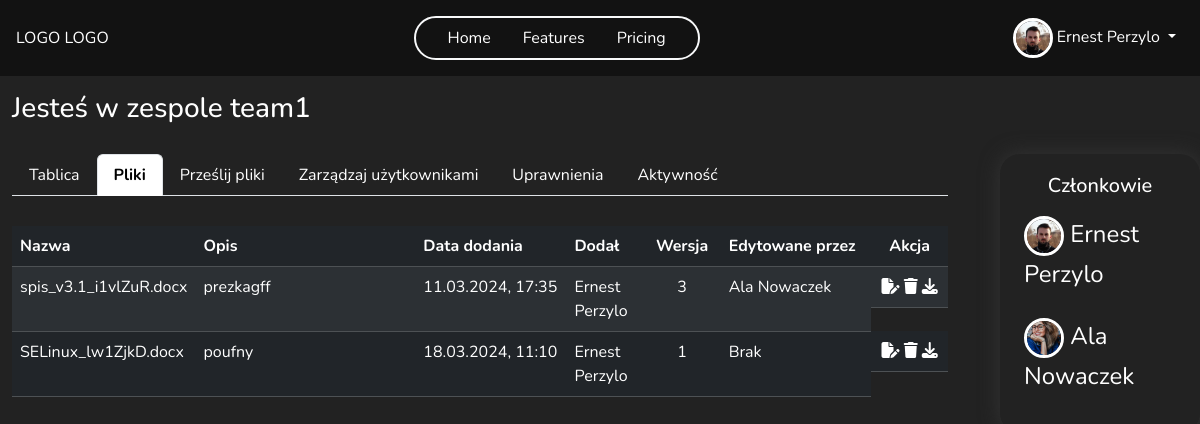
The page /team/5/files (signed in) on the database its author committed.
### main/models.py (models this page shows, shortened)
class Profile(models.Model):
    user = models.OneToOneField(User, on_delete=models.CASCADE)
    image = models.ImageField(default='default.jpg', upload_to=UniqueFileName('profile_pics'))
    bio = models.TextField(max_length=500, blank=True, null=True)
    country = CountryField(default = 'PL')
    age = models.PositiveSmallIntegerField(blank=True, null=True)
    phone_number = models.CharField(max_length=20, blank=True, null=True)
    website = models.CharField(max_length=255, blank=True, null=True)

class Team(models.Model):
    name = models.CharField(max_length=255)
    founder = models.ForeignKey(User, on_delete=models.CASCADE, related_name='team_founder')
    members = models.ManyToManyField(User, through='TeamMembership', related_name='team_member', blank=True)
    key = models.OneToOneField(Key, on_delete=models.SET_NULL, null=True, blank=True, related_name='team_key', unique=True)
    def get_members(self):
        return TeamMembership.objects.filter(team=self)
    class Meta:
        permissions = [
            ("add_new_member", "Can add new team memeber"),
            ("delete_member", "Can delete team memeber"),
            ("manage_perms", "Can manage all permission in team"),
            ("view_logs", "Can see team logs")
        ]

class File(models.Model):
    PRIVACY_CHOICES = [
        ('public', 'Publiczny'),
        ('confidencial', 'Poufny'),
        ('secret', 'Tajny')
    ]
    class Meta:
        permissions = [
            ('download_file', 'Can download file'),
            ('view_confidencial', 'Can view confidencial files'),
            ('edit_confidencial', 'Can edit confidencial files'),
            ('download_confidencial', 'Can download confidencial files'),
            ('view_secret', 'Can view secret files'),
            ('edit_secret', 'Can edit secret files'),
            ('download_secret', 'Can download secret files'),
        ]
    description = models.CharField(max_length=255)
    author = models.ForeignKey(User, on_delete=models.CASCADE)
    team = models.ForeignKey(Team, on_delete=models.CASCADE)
    file = models.FileField(upload_to=upload_to_team_folder, storage=gd_storage, validators=[CustomFileExtensionValidator(['pdf', 'doc', 'docx'])])
    upload_date = models.DateTimeField(default=timezone.now)
    version = models.SmallIntegerField(default=1)
    last_editor = models.ForeignKey(User, on_delete=models.SET_NULL, null=True, blank=True, related_name='last_edited_files')
    privacy_level = models.CharField(max_length=12, choices=PRIVACY_CHOICES, default='public')
    def get_file_name(self):
        return os.path.basename(self.file.name)
    def download(self, request):
        if self.team.key:
            fernet_team = self.get_team_key()
            encrypt_content = self.file.read()
            decrypted_content = fernet_team.decrypt(encrypt_content)
            mime_type, _ = guess_type(self.file.name)
            response = HttpResponse(decrypted_content, content_type=mime_type)
            response['Content-Disposition'] = f'attachment; filename="{os.path.basename(self.file.name)}"'
        return response

class TeamMembership(models.Model):
    user = models.ForeignKey(User, on_delete=models.CASCADE)
    team = models.ForeignKey(Team, on_delete=models.CASCADE)
    groups = models.ManyToManyField(Group)
    def get_fullname_member(self):
        return f'{self.user.get_full_name()}'

### main/views.py (the view, shortened to what this page needs)
# urls.py: path('team/<int:id>/files', views.team_files, name='team_files'),
@login_required
def team_files(request, id):
    team, members = get_team_and_members(id)
    if request.user.is_authenticated:
        user = request.user
        user_permissions = get_user_perms(user, team)
    view_file_perms = check_perms(user, team, 'view_file')
    view_confidencial_perms = check_perms(user, team, 'view_confidencial')
    view_secret_perms = check_perms(user, team, 'view_secret')
    if view_file_perms and view_confidencial_perms and view_secret_perms:
        files = File.objects.filter(team=team)
    context = {'team': team, 'files': files, 'user':user, 'members': members, 'user_permissions':user_permissions}
    return render(request, 'teams/team_files.html', context=context)

### main/permission_tools.py (called while the page is built)
def check_perms(user, team, codename):
    team_membership = TeamMembership.objects.filter(user=user, team=team).first()
    if team_membership:
        if team_membership.groups.filter(permissions__codename=codename).exists():
            return True
        return False
    else:
        raise Http404("Nie należysz do tego zespołu!!!")

def get_user_perms(user, team):
    team_membership = TeamMembership.objects.filter(user=user, team=team).first()
    user_permissions = []
    if team_membership:
        group = team_membership.groups.first()
        if group:
            user_permissions += list(group.permissions.values_list('codename', flat=True))
    return user_permissions

### main/views.py (called while the page is built)
def get_team_and_members(id):
    team = get_object_or_404(Team, pk=id)
    members = team.get_members()
    return team, members

### main/templates/teams/team_files.html (shortened to what this page needs)
{% extends "teams/team_board.html" %}
{% load crispy_forms_tags %}
{% block navbar %}
    {% include 'main/navbar.html' %}
{% endblock navbar %}
{% block team-content %}
<table class="table table-striped table-dark ">
  <thead>
    <tr>
      <th class="col-2" scope="col">Nazwa</th>
      <th class="col-3" scope="col">Opis</th>
      <th class="col-2" scope="col">Data dodania</th>
      <th class="col-1" scope="col">Dodał</th>
      <th class="col-1 text-center" scope="col">Wersja</th>
      <th class="col-2" scope="col">Edytowane przez</th>
      <th class="col-1 text-center" scope="col">Akcja</th>
    </tr>
  </thead>
  <tbody>
    {% for file in files %}
      <tr>
        <td>{{file.get_file_name}}</td>
        <td>{{file.description}}</td>
        <td>{{file.upload_date|date:"d.m.Y"}}, {{file.upload_date|time:"H:i"}}</td>
        <td>{{file.author.get_full_name}}</td>
        <td class="text-center">{{file.version}}</td>
        <td>
          {% if file.last_editor %}
            {{ file.last_editor.get_full_name }}
          {% else %}
              Brak
          {% endif %}
        </td>
        <td class="d-flex justify-content-around  ">
          {% if 'edit_confidencial' in user_permissions and file.privacy_level == 'confidencial' or user == file.author%}
            <a href="{% url 'edit_file' team.id file.id %}" class="text-white"><i class="fa-solid fa-file-pen"></i></a>
          {% elif 'edit_secret' in user_permissions and file.privacy_level == 'secret' or user == file.author %}
            <a href="{% url 'edit_file' team.id file.id %}" class="text-white"><i class="fa-solid fa-file-pen"></i></a>
          {% elif 'change_file' in user_permissions and file.privacy_level == 'public' or user == file.author %}
            <a href="{% url 'edit_file' team.id file.id %}" class="text-white"><i class="fa-solid fa-file-pen"></i></a>
          {% endif %}
          {% if user == file.author or 'delete_file' in user_permissions%}
          <a  data-bs-toggle="modal" data-bs-target="#confirmDeleteModal"><i class="fa-solid fa-trash"></i></a>
          {% endif %}
          {% if 'download_confidencial' in user_permissions and file.privacy_level == 'confidencial' %}
           <a href="{% url 'download_file' file.id %}" class="text-white" target="_blank"><i class="fa-solid fa-download"></i></a>
          {% elif 'download_secret' in user_permissions and file.privacy_level == 'secret' %}
           <a href="{% url 'download_file' file.id %}" class="text-white" target="_blank"><i class="fa-solid fa-download"></i></a>
          {% elif 'download_file' in user_permissions and file.privacy_level == 'public' %}
            <a href="{% url 'download_file' file.id %}" class="text-white" target="_blank"><i class="fa-solid fa-download"></i></a>
          {% endif %}
        </td>
      </tr>
    {% endfor %}
  </tbody>
</table>
{% endblock %}

### main/templates/teams/team_board.html (shortened to what this page needs)
{% extends "main/base.html" %}
{% load crispy_forms_tags %}
{% block content %}
<div class="container-fluid team-container ">
  <h3 class="mt-3">Jesteś w zespole {{team.name}}</h3>
    <div class="row ">
        <div class="col-10 team-col">
            <ul class="nav nav-tabs">
                <li class="nav-item">
                  <a class="nav-link" aria-current="page" href="{% url 'team_board' team.id %}">Tablica</a>
                </li>
                <li class="nav-item">
                  <a class="nav-link" href="{% url 'team_files' team.id %}">Pliki</a>
                </li>
                <li class="nav-item">
                  <a class="nav-link" href="{% url 'team_add_file' team.id %}">Prześlij pliki</a>
                </li>
                {% if 'manage_perms' in user_permissions %}
                  <li class="nav-item">
                    <a class="nav-link" href="{% url 'team_members' team.id %}">Zarządzaj użytkownikami</a>
                  </li>
                  <li class="nav-item">
                    <a class="nav-link" href="{% url 'team_permission' team.id %}">Uprawnienia</a>
                  </li>
                  {% elif 'delete_member' in user_permissions and 'add_new_member' in user_permissions %}
                  <li class="nav-item">
                    <a class="nav-link" href="{% url 'team_members' team.id %}">Zarządzaj użytkownikami</a>
                  </li>
                {% endif %}
                {% if  'view_logs' in user_permissions %}
                <li class="nav-item">
                  <a class="nav-link" href="{% url 'team_logs' team.id %}">Aktywność</a>
                </li>
                {% endif %}
              </ul>
            <div class="team-content">
              {% block team-content %}{% endblock team-content %}
            </div>
        </div>
        <div class="col-2 members-col" >
            <h5 class="text-center ">Członkowie</h5>
          {% for member in members %}
            <div class="row d-flex align-items-center ">
                <div class="member-name d-flex justify-content-between ">
                    <div>
                      <img src="{{ member.user.profile.image.url }}" class="rounded-circle img-profile">
                      {{member.get_fullname_member}}
                    </div>
                </div>
            </div>
          {% endfor %}
        </div>
    </div>
</div>
{% endblock content %}

### main/templates/main/navbar.html (shortened to what this page needs)
<nav class="navbar navbar-expand-lg my-nav text-light justify-content-center position-relative p-3 z-3">
  <div class="d-flex justify-content-between w-100 align-items-center">
    <a class=" nav-link" href="/">LOGO LOGO</a>
    <ul class="navbar-nav mb-2 mb-lg-0 justify-content-center border border-2 border-light rounded-pill px-4 gap-3 ">
      <li class="nav-item">
        <a class="nav-link active" aria-current="page" href="{% url 'home' %}">Home</a>
      </li>
      <li class="nav-item">
        <a class="nav-link" href="#">Features</a>
      </li>
      <li class="nav-item">
        <a class="nav-link" href="#">Pricing</a>
      </li>
    </ul>
    <div class="navbar-nav ">
      {% if user.is_authenticated %}
          <div class="nav-item dropdown ml-auto">
            <a class="nav-link dropdown-toggle" href="#" role="button" data-bs-toggle="dropdown" aria-expanded="true">
              <img src="{{ user.profile.image.url }}" class="rounded-circle img-profile">
              {{ user.get_full_name }}
            </a>
          </div>
      {% else %}
      <a
        class="nav-link border border-2 border-light rounded-pill d-flex justify-content-center align-items-center gap-3 position-relative login-icon"
        href="{% url 'my-login' %}">Login<i class="fa-solid fa-user border border-2 border-light rounded-circle position-absolute button-icon"></i></a>
      {% endif %}
    </div>
  </div>
</nav>

### static/style/new.css (style rules this page uses)
* { padding: 0; margin: 0; box-sizing: border-box; font-family: 'Nunito', sans-serif; }
.bg { background-color: #121212 !important; color: white; }
.navbar { height: 76px !important; }
.nav-link { color: white !important; }
.img-profile { width: 40px ; height: 40px; object-fit: cover; border: 3px solid white; }

### static/style/profile.css (style rules this page uses)
.text-light { color: #babbbc !important; }

### static/style/team.css (style rules this page uses)
.team-container { height: calc(100vh - 76px); background-color: #222222; }
.team-col { border-radius: 20px; width: 80% !important; margin-right: 40px; padding: 20px; }
.nav-tabs .nav-link.active { color: black !important; font-weight: 700 !important; }
.members-col { box-shadow: 0 0 20px rgb(52, 52, 52) !important; max-height: 780px !important; border-radius: 20px; padding: 20px; overflow:auto; margin-top: 20px !important; max-height: 670px !important; overflow-y: auto ; }
.members-col .row { margin: 10px 10px 10px 0; }
.member-name { font-size: 24px; width: auto; padding: 8px; position: relative; }
.nav-tabs { margin-bottom: 30px !important; }
.fa-trash { cursor: pointer; }

### rows shown on the page
Team: name "team1"
File: get_file_name "spis_v3.1_i1vlZuR.docx", description "prezkagff", upload_date "11.03.2024", upload_date "17:35", author.get_full_name "Ernest Perzylo", version "3", last_editor.get_full_name "Ala Nowaczek"
File: get_file_name "SELinux_lw1ZjkD.docx", description "poufny", upload_date "18.03.2024", upload_date "11:10", author.get_full_name "Ernest Perzylo", version "1", shows "Brak"
TeamMembership: user.profile.image (picture), get_fullname_member "Ernest Perzylo"
TeamMembership: user.profile.image (picture), get_fullname_member "Ala Nowaczek"

### other values the page prints
{{ user.get_full_name }} "Ernest Perzylo"
